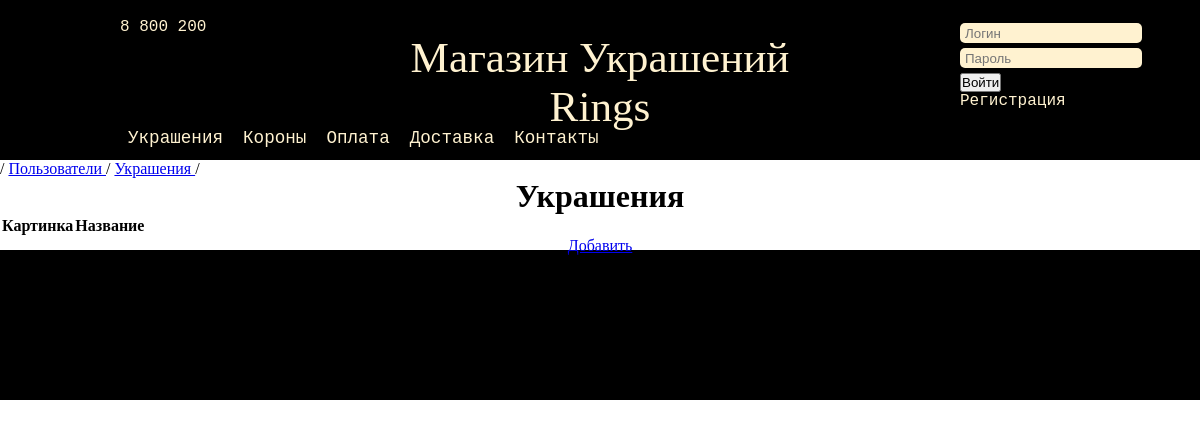
The page /admin007/jewels/ on the database as committed earlier.
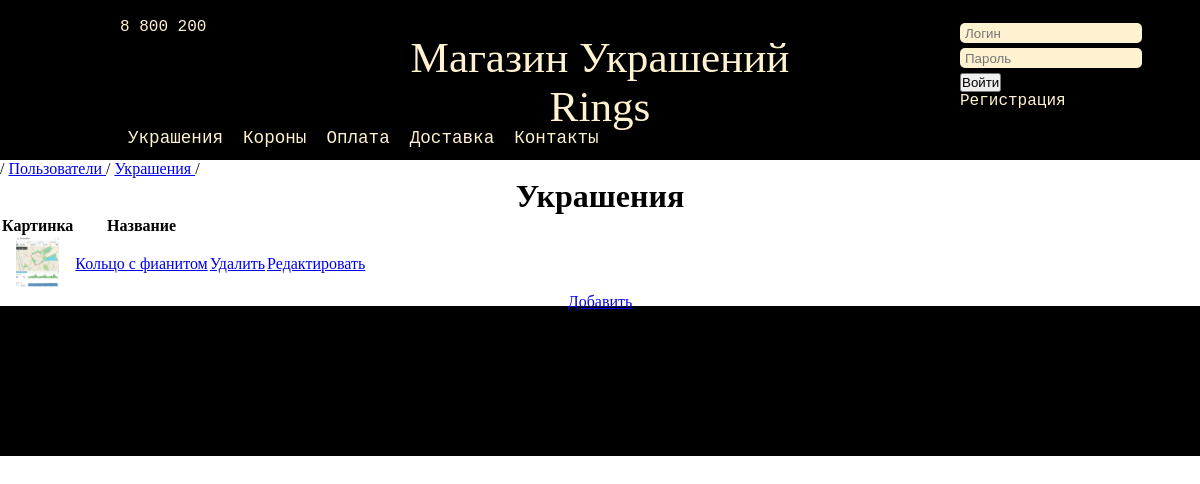
The same page on the database as committed later.
### mainapp/models.py (models this page shows, shortened)
class Jewel(models.Model):
    name = models.CharField(verbose_name=u'название', max_length=32, unique=True)
    category = models.ForeignKey('Category', blank=True)
    rating = models.PositiveIntegerField(verbose_name='рейтинг', default=0)
    image = models.ImageField(upload_to='img', blank=True)
    description = models.TextField(verbose_name='описание', blank=True)

### mainapp/views.py (the view)
# urls.py: url(r'admin007/jewels/', admin_jewels, name='admin_jewels'),
def admin_jewels(request):
    jewels = Jewel.objects.all()
    return render(request, 'admin_jewels.html', {'jewels': jewels})

### templates/admin_jewels.html
{% extends "base_admin.html" %}
{% block text %}
    <h1>Украшения</h1>
    <table class="table">
        <tr>
            <th>Картинка</th>
            <th>Название</th>
            <th></th>
            <th></th>
        </tr>
        {% for jewel in jewels %}
        <tr>
            {% if jewel.image %}
                <td><img style="height: 50px;" src="{{jewel.image.url}}" alt="{{jewel.name}}"></td>
            {% else %}
            <td></td>
            {% endif %}
            <td><a href="{% url 'jewels_detail' jewel.id %}">{{jewel.name}}</a></td>
            <td><a class="btn btn-danger" href="{% url 'jewels_delete' jewel.id %}">Удалить</a></td>
            <td><a class="btn btn-warning" href="{% url 'jewels_update' jewel.id %}">Редактировать</a></td>
        </tr>
        {% endfor %}
    </table>
    <a class="btn btn-primary" href="{% url 'jewels_create' %}">Добавить</a>
{% endblock %}

Rows that differ between the two databases and show on the page:
added Jewel: image (picture), name "Кольцо с фианитом"
